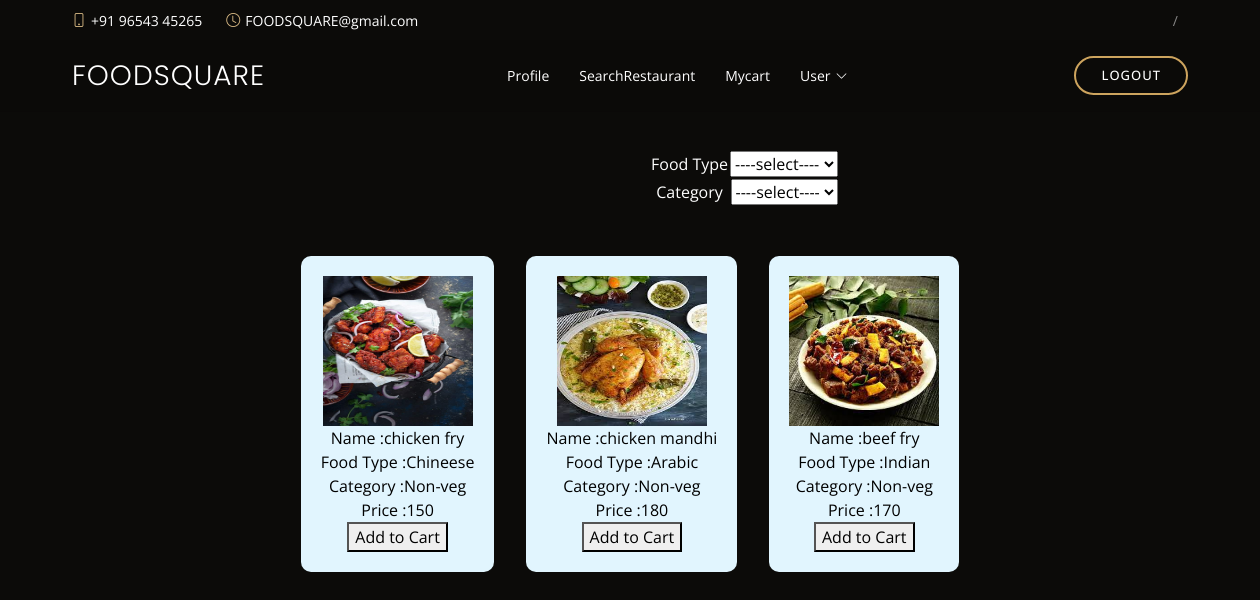
Screenshot of /User/viewfood/7 with the database file from the repository.
### Restaurant/models.py (models this page shows)
class tbl_food(models.Model):
    food_name=models.CharField(max_length=50)
    foodtype=models.ForeignKey(tbl_foodtype,on_delete=models.CASCADE,null=True)
    category=models.ForeignKey(tbl_category,on_delete=models.CASCADE,null=True)
    rest=models.ForeignKey(tbl_restaurant,on_delete=models.CASCADE,null=True)
    food_photo=models.FileField(upload_to='Assets/FoodImage/')
    food_price=models.CharField(max_length=50)

### Admin/models.py (models this page shows)
class tbl_foodtype(models.Model):
    foodtype_name=models.CharField(max_length=50)

class tbl_category(models.Model):
    category_name=models.CharField(max_length=50)

### User/views.py (the view)
# urls.py: path('viewfood/<int:id>',views.viewfood,name="viewfood"),
def viewfood(request,id):
     foodtype = tbl_foodtype.objects.all()
     category = tbl_category.objects.all()
     restaurants = tbl_restaurant.objects.get(id=id)
     request.session["restid"]=id
     food=tbl_food.objects.filter(rest=restaurants)
     return render(request,"User/Viewfood.html",{'type':foodtype,'food':food,'category':category})

### User/templates/User/Viewfood.html (shortened to what this page needs)
{% extends 'User/Head.html' %}
{% block content %}
{% load static %}
{% load mathfilters %}
<!DOCTYPE html>
<html lang="en">
<head>
</head>
<body>
    <form action="" method="post">
        <div style="margin-left:650px; width: 50%; text-align: center; margin-bottom: 50px;">
            <table>
                <tr>
                    <td>Food Type</td>
                    <td>
                        <select name="sel_type" id="sel_typet">
                            <option value="">----select----</option>
                        </select>
                    </td>
                </tr>
                <tr>
                    <td>Category</td>
                    <td>
                        <select name="sel_cat" id="sel_cat">
                            <option value="">----select----</option>
                        </select>
                    </td>
                </tr>
            </table>
        </div>
    </form>
    <div class="main" id="result">
        {% for i in food %}
            <div class="sub" style="color: black">
                <div><img src="{{i.food_photo.url}}" width="150" height="150"></div>
                <div>Name :{{i.food_name}}</div>
                <div>Food Type :{{i.foodtype.foodtype_name}}</div>
                <div>Category :{{i.category.category_name}}</div>
                <div>Price :{{i.food_price}}</div>
                <div>
                    <button>
                        <a href="{% url 'User:addCart' i.id %}">Add to Cart</a>
                    </button>
                </div>
            </div>
        {% endfor %}
    </div>
</body>
</html>
{% endblock content %}

### Guest/static/Main/assets/css/style.css (style rules this page uses)
body { font-family: "Open Sans", sans-serif; background: #0c0b09; color: #fff; }
a { color: #cda45e; text-decoration: none; }

### User/templates/User/Viewfood.html (style rules this page uses)
.sub { padding: 20px; background-color: #E1F5FE; width: fit-content; border-radius: 10px; display: flex; justify-content: center; align-items: center; flex-direction: column; }
.main { display: flex; justify-content: center; gap: 2rem; align-items: center; }
a { text-decoration: none; color: black; }

### rows the page displays
tbl_food: food_photo (picture), food_name "chicken fry", foodtype.foodtype_name "Chineese", category.category_name "Non-veg", food_price "150"
tbl_food: food_photo (picture), food_name "chicken mandhi", foodtype.foodtype_name "Arabic", category.category_name "Non-veg", food_price "180"
tbl_food: food_photo (picture), food_name "beef fry", foodtype.foodtype_name "Indian", category.category_name "Non-veg", food_price "170"
